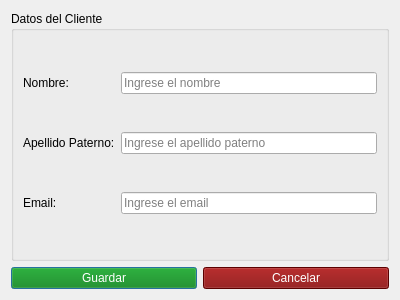
<?xml version="1.0" encoding="UTF-8"?>
<ui version="4.0">
 <class>ClienteDialog</class>
 <widget class="QDialog" name="ClienteDialog">
  <property name="geometry">
   <rect>
    <x>0</x>
    <y>0</y>
    <width>400</width>
    <height>300</height>
   </rect>
  </property>
  <property name="windowTitle">
   <string>Registrar Cliente</string>
  </property>
  <layout class="QVBoxLayout" name="verticalLayout">
   <item>
    <widget class="QGroupBox" name="groupDatosCliente">
     <property name="title">
      <string>Datos del Cliente</string>
     </property>
     <layout class="QGridLayout" name="gridLayout">
      <item row="0" column="0">
       <widget class="QLabel" name="labelNombre">
        <property name="text">
         <string>Nombre:</string>
        </property>
       </widget>
      </item>
      <item row="0" column="1">
       <widget class="QLineEdit" name="lineNombre">
        <property name="placeholderText">
         <string>Ingrese el nombre</string>
        </property>
       </widget>
      </item>
      <item row="1" column="0">
       <widget class="QLabel" name="labelApellidoPaterno">
        <property name="text">
         <string>Apellido Paterno:</string>
        </property>
       </widget>
      </item>
      <item row="1" column="1">
       <widget class="QLineEdit" name="lineApellidoPaterno">
        <property name="placeholderText">
         <string>Ingrese el apellido paterno</string>
        </property>
       </widget>
      </item>
      <item row="2" column="0">
       <widget class="QLabel" name="labelEmail">
        <property name="text">
         <string>Email:</string>
        </property>
       </widget>
      </item>
      <item row="2" column="1">
       <widget class="QLineEdit" name="lineEmail">
        <property name="placeholderText">
         <string>Ingrese el email</string>
        </property>
       </widget>
      </item>
     </layout>
    </widget>
   </item>
   <item>
    <layout class="QHBoxLayout" name="horizontalLayoutBotones">
     <item>
      <widget class="QPushButton" name="btnGuardarCliente">
       <property name="text">
        <string>Guardar</string>
       </property>
       <property name="styleSheet">
        <string notr="true">background-color: rgb(0, 128, 0); color: white;</string>
       </property>
      </widget>
     </item>
     <item>
      <widget class="QPushButton" name="btnCancelarCliente">
       <property name="text">
        <string>Cancelar</string>
       </property>
       <property name="styleSheet">
        <string notr="true">background-color: rgb(128, 0, 0); color: white;</string>
       </property>
      </widget>
     </item>
    </layout>
   </item>
  </layout>
 </widget>
 <resources/>
 <connections/>
</ui>
